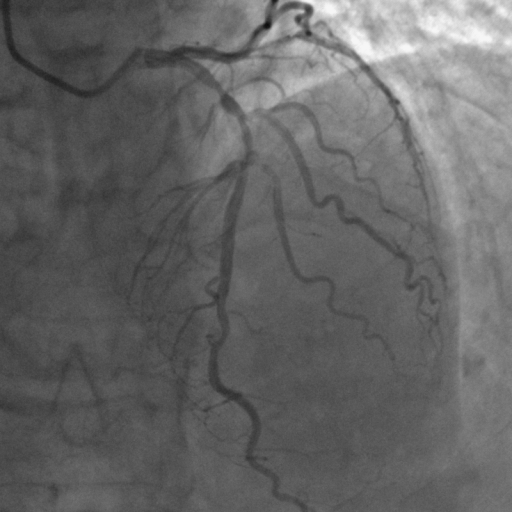
#> input picture XCAD/test/images/12241_33.png, 512 x 512 px, found by its file name; its folder holds 4 pictures in this run
$ python Top_Hat_dataprocess.py
#> lines starting #> are read from the running program, lines starting #| are printed output that depends on the picture
import cv2
import numpy as np
import os

# 指定要处理的文件夹路径
input_folder = '/tmp/UNet/XCAD/test/images'
output_folder = '/tmp/UNet/XCAD/test/Top_Hat'

# 确保输出文件夹存在
if not os.path.exists(output_folder):
    os.makedirs(output_folder)

# 定义结构单元
kernel7 = np.ones((15, 15), np.uint8)

# 遍历文件夹中的所有文件
for filename in os.listdir(input_folder):
    if filename.endswith('.png') or filename.endswith('.jpg') or filename.endswith('.jpeg'):  # 只处理特定扩展名的文件
        # 读取图像
        image = cv2.imread(os.path.join(input_folder, filename), cv2.IMREAD_GRAYSCALE)
#> image is the input picture: shape (512, 512); min 12, max 246, mean 101.1

        # 单尺度结构单元为7x7的顶帽变换
        tophat7 = cv2.morphologyEx(image, cv2.MORPH_TOPHAT, kernel7)
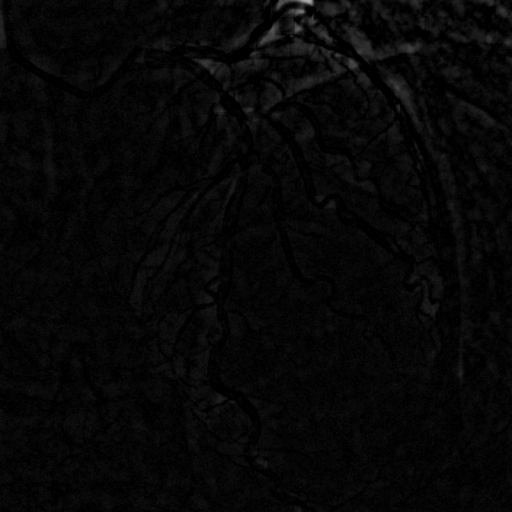
#> tophat7: shape (512, 512); min 0, max 171, mean 6.8

        # 保存处理后的图像
        output_filename = os.path.join(output_folder, filename)
        cv2.imwrite(output_filename, tophat7)
        print(f'Processed and saved: {output_filename}')
#> pass 2 of the loop `for filename in os.listdir(input_folder):`:
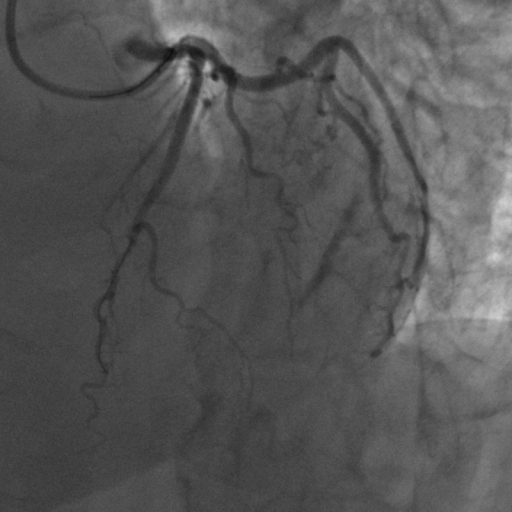
#> input picture XCAD/test/images/12416_22.png, 512 x 512 px, found by its file name
#> image is the input picture: shape (512, 512); min 13, max 209, mean 85.8
#> `tophat7 = cv2.morphologyEx(image, cv2.MORPH_TOPHAT, kernel7)`:
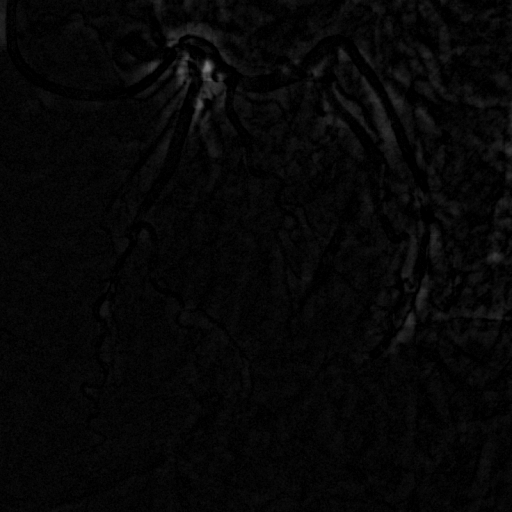
#> tophat7: shape (512, 512); min 0, max 128, mean 6.7
#> pass 3 of the loop `for filename in os.listdir(input_folder):`:
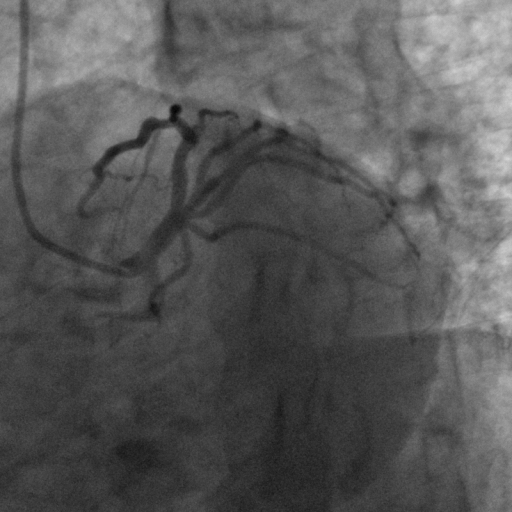
#> input picture XCAD/test/images/12522_29.png, 512 x 512 px, found by its file name
#> image is the input picture: shape (512, 512); min 3, max 212, mean 87.8
#> `tophat7 = cv2.morphologyEx(image, cv2.MORPH_TOPHAT, kernel7)`:
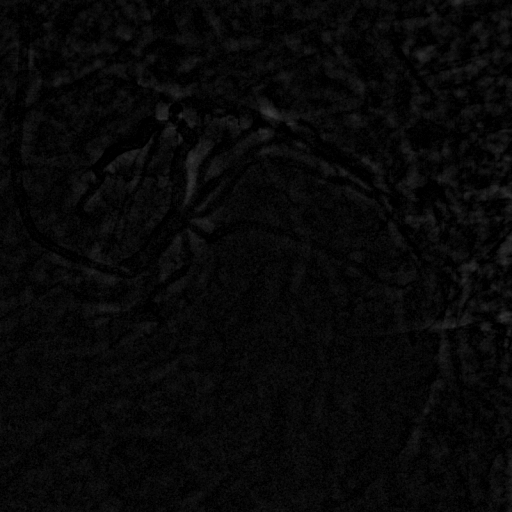
#> tophat7: shape (512, 512); min 0, max 58, mean 8.1
#> the loop made 4 passes; the first 3 are shown

print('所有图像已处理并保存。')
